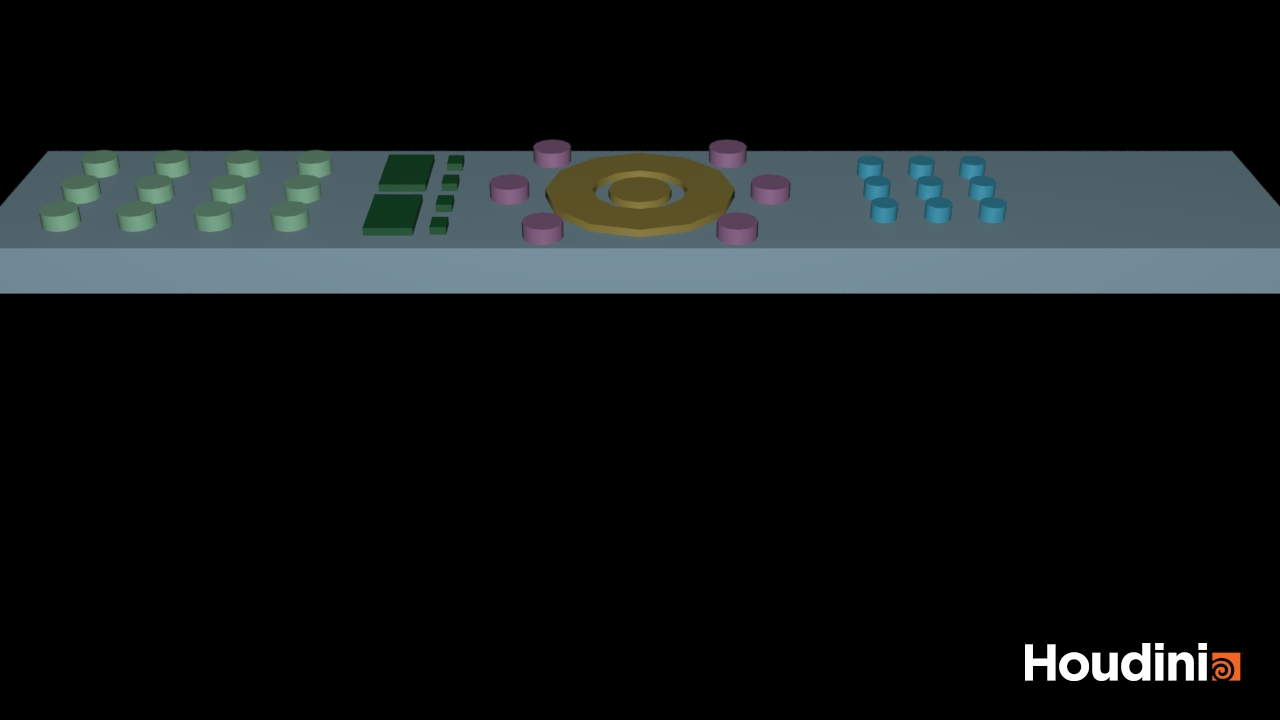

The Python source for this figure:
import os

os.environ['HOUDINI_SCRIPT_LICENSE'] = 'hescape'

import hou

def get_file_content(file_name):
    f = open(file_name, "r")
    data = f.read()
    f.close()
    return data

python_script = get_file_content("./remote-control-script.py")

hou.hipFile.clear()

geo = hou.node("/obj").createNode("geo")

nullObj = geo.createNode("null")
pyObj = geo.createNode("python")

nullObj.setInput(0, pyObj)

pyObj.parm("python").set(python_script)

pyObj.setDisplayFlag(True)

cam = hou.node("/obj").createNode("cam")
cam.parmTuple("t").set((-4, 3, 0))
cam.parmTuple("r").set((-90, -90, 60))

geo.layoutChildren()
hou.node("/obj").layoutChildren()

mantra = hou.node("/out").createNode("ifd")
mantra.parm("vm_picture").set("/Users/rajanp/work/houdini/remote-control.jpg")
mantra.render()

hou.hipFile.save("remote-control.hipnc")
